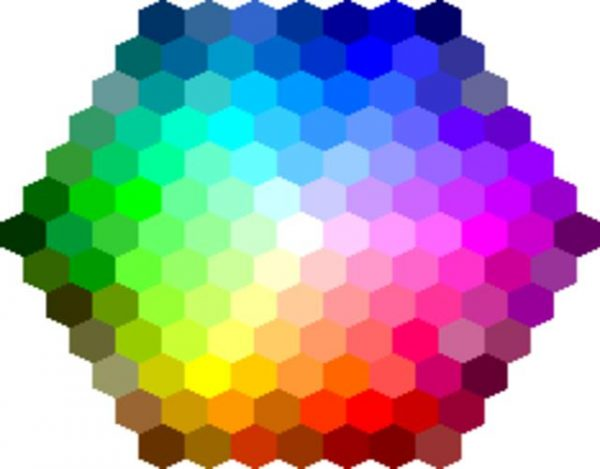
#> input picture machine_vision_lab1/Images_Lab_1/colormap.jpg, 600 x 469 px, found by its file name
$ python exercice_4.py
#> lines starting #> are read from the running program, lines starting #| are printed output that depends on the picture
import cv2 as cv
import numpy as np
import os
import sys

image_path = r"C:\Users\Jean\Documents\Suede\Sensor_techno\machine_vision_lab1\Images_Lab_1\colormap.jpg"

if not os.path.exists(image_path):

    sys.exit(f"Error: File not found at {image_path}")

img = cv.imread(image_path)
#> img is the input picture: shape (469, 600, 3); mean B, G, R 168, 159.5, 165.5

def resize_image(image, scale_percent):
#> called with scale_percent = 70
    width = int(image.shape[1] * scale_percent / 100)
#> width = 420
    height = int(image.shape[0] * scale_percent / 100)
#> height = 328
    dimensions = (width, height)
#> dimensions = (420, 328)
    return cv.resize(image, dimensions, interpolation=cv.INTER_AREA)

img = resize_image(img, 70)


def img_show(img):
    cv.imshow("original", img )
    cv.waitKey(0)
    cv.destroyAllWindows()

#GRAYSCALE CHANNEL
img_canal_0 = img[:,:,0]
img_canal_1 = img[:,:,1]
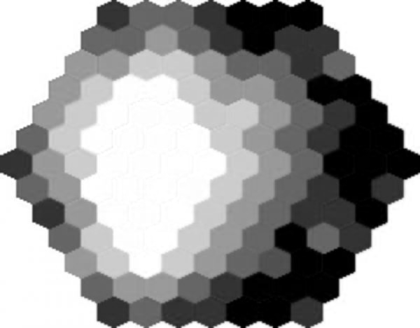
#> img_canal_1: shape (328, 420); min 0, max 255, mean 159.5
img_canal_2 = img[:,:,2]
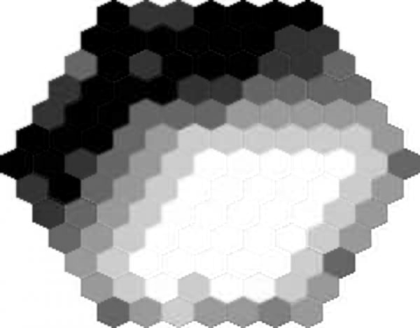
#> img_canal_2: shape (328, 420); min 0, max 255, mean 165.5

stacked_grey = np.hstack([img_canal_2, img_canal_1, img_canal_0])
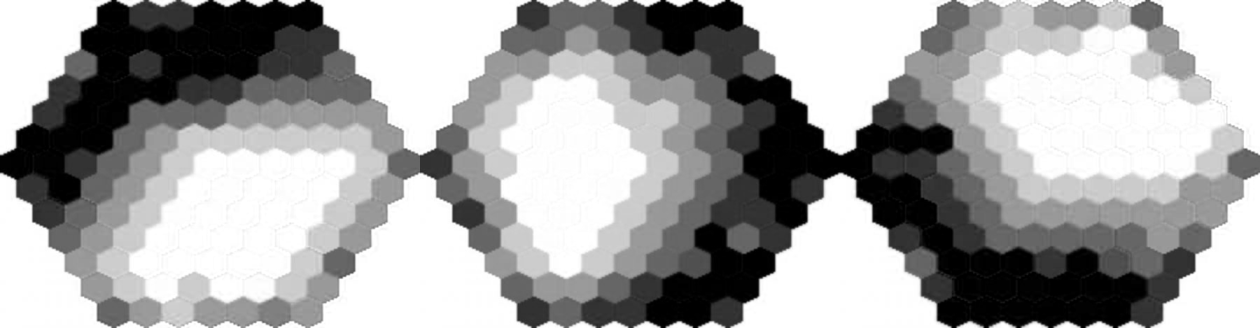
#> stacked_grey: shape (328, 1260); min 0, max 255, mean 164.3

cv.imshow("grey", stacked_grey)
cv.waitKey(0)
cv.destroyAllWindows()


#COLOR CHANNEL
color_channel_0 = np.zeros_like(img)
color_channel_1 = np.zeros_like(img)
color_channel_2 = np.zeros_like(img)

color_channel_0[:, :, 0] = img[:, :, 0]  # Blue channel
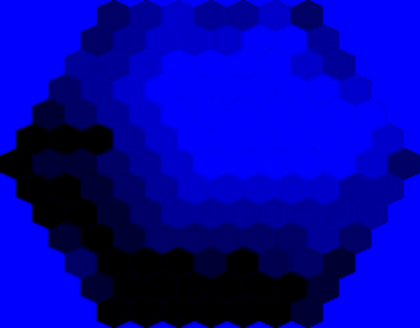
#> color_channel_0: shape (328, 420, 3); mean B, G, R 168, 0, 0
color_channel_1[:, :, 1] = img[:, :, 1]  # Green channel
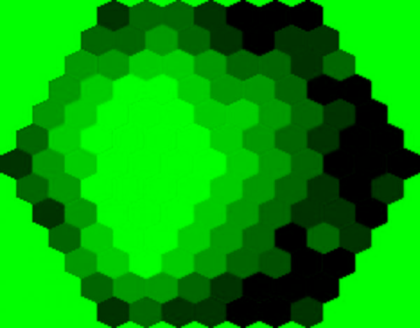
#> color_channel_1: shape (328, 420, 3); mean B, G, R 0, 159.5, 0
color_channel_2[:, :, 2] = img[:, :, 2]  # Red channel
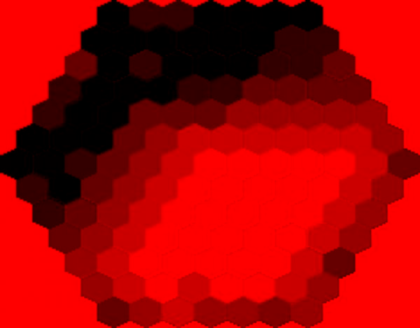
#> color_channel_2: shape (328, 420, 3); mean B, G, R 0, 0, 165.5

stacked_color = np.hstack([color_channel_2, color_channel_1, color_channel_0])
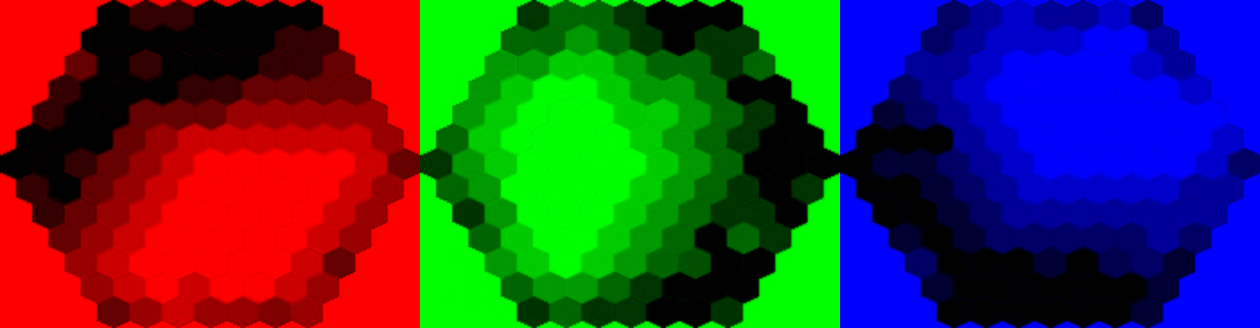
#> stacked_color: shape (328, 1260, 3); mean B, G, R 56, 53.2, 55.2


img_show(stacked_color)
